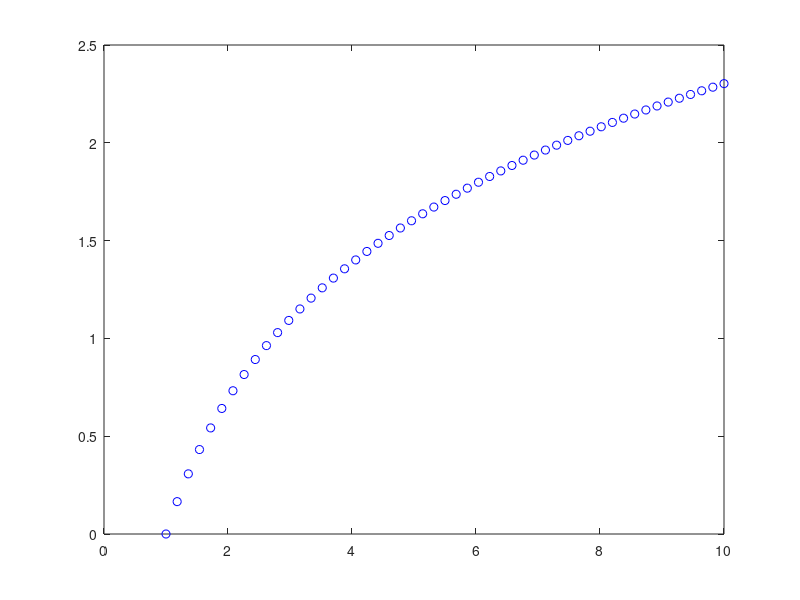

Source code (MATLAB):
% there is no restriction for n in this algorithm
clearvars; 
n = 50;
a = 1;
b = 10;
h = (b-a)/n;
x = (a:h:b)';
y = log(x);
%-------------

figure(1);
plot(x,y,'ob');

%-------------

S0 = y(1);
S = 0;
Sn = y(end);

for i=1:(n-1)
    xx = a + i*h; % you can directly sent the function without applying log
    S = S + y(i+1);
end

I_num = (h/2)*(S0 +2*S+Sn);

%-------------
format long % convert the format of the doubles to long for more decimals
I_exac = (x(end)*log(x(end))-x(end))-(x(1)*log(x(1))-x(1));